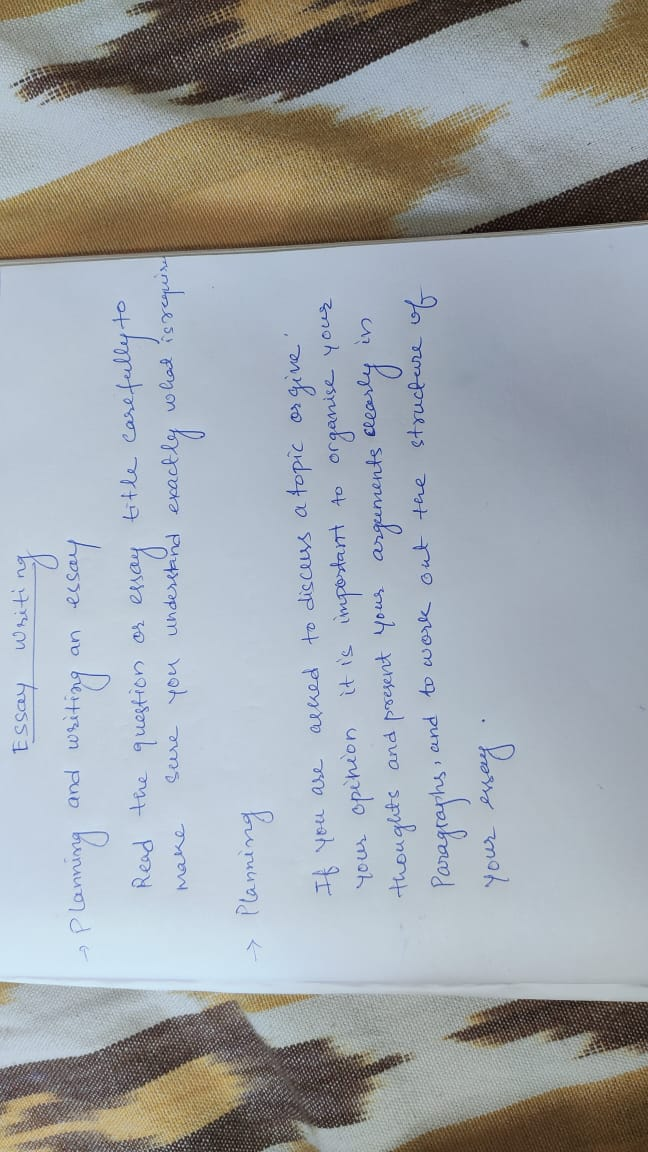
#> input picture OCR project/resource/data set.jpg, 648 x 1152 px
$ jupyter execute --allow-errors 'seen text.ipynb'
#> lines starting #> are read from the running program, lines starting #| are printed output that depends on the picture; after the words box and inside, x2 and y2 are one past the last pixel; in counts of white or black regions, pixels touching at a corner belong together
[cell 1]
import pytesseract

[cell 2]
import cv2

[cell 3]
image =cv2.imread("resource/data set.jpg")
#> image is the input picture: shape (1152, 648, 3); mean B, G, R 168.7, 163.9, 158.7
base=image.copy()

[cell 4]
gray = cv2.cvtColor(image, cv2.COLOR_BGR2GRAY)
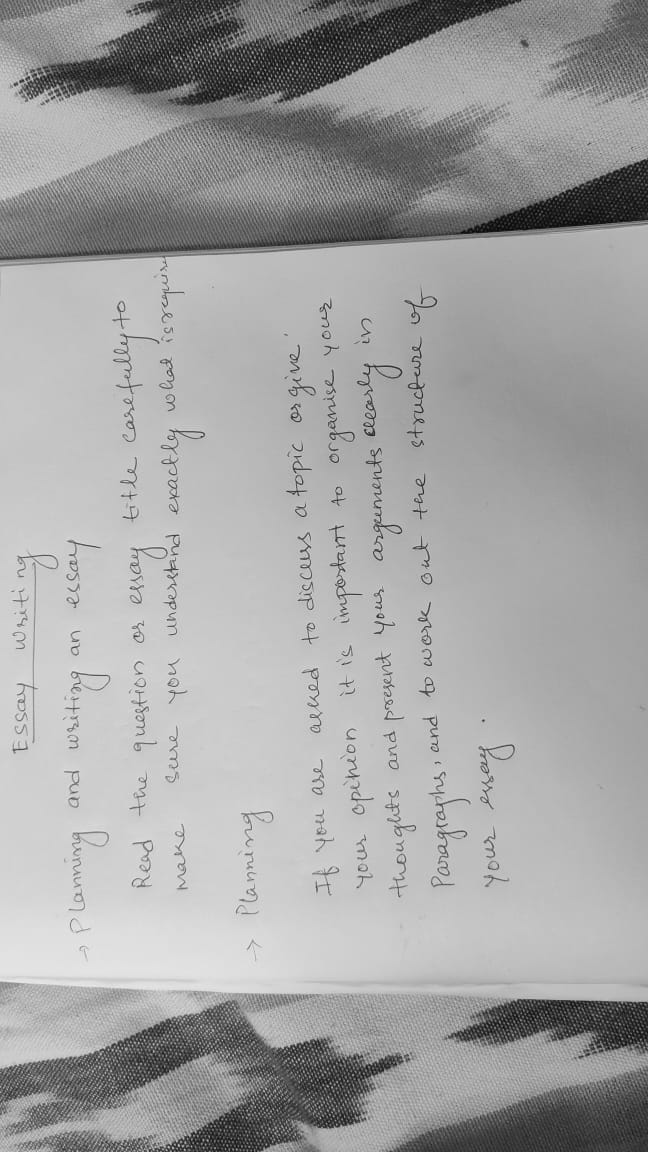
#> gray: shape (1152, 648); min 2, max 244, mean 162.9
blur = cv2.GaussianBlur(gray, (7, 7), 0)
thresh = cv2.threshold(blur, 0, 255, cv2.THRESH_BINARY_INV + cv2.THRESH_OTSU)[1]
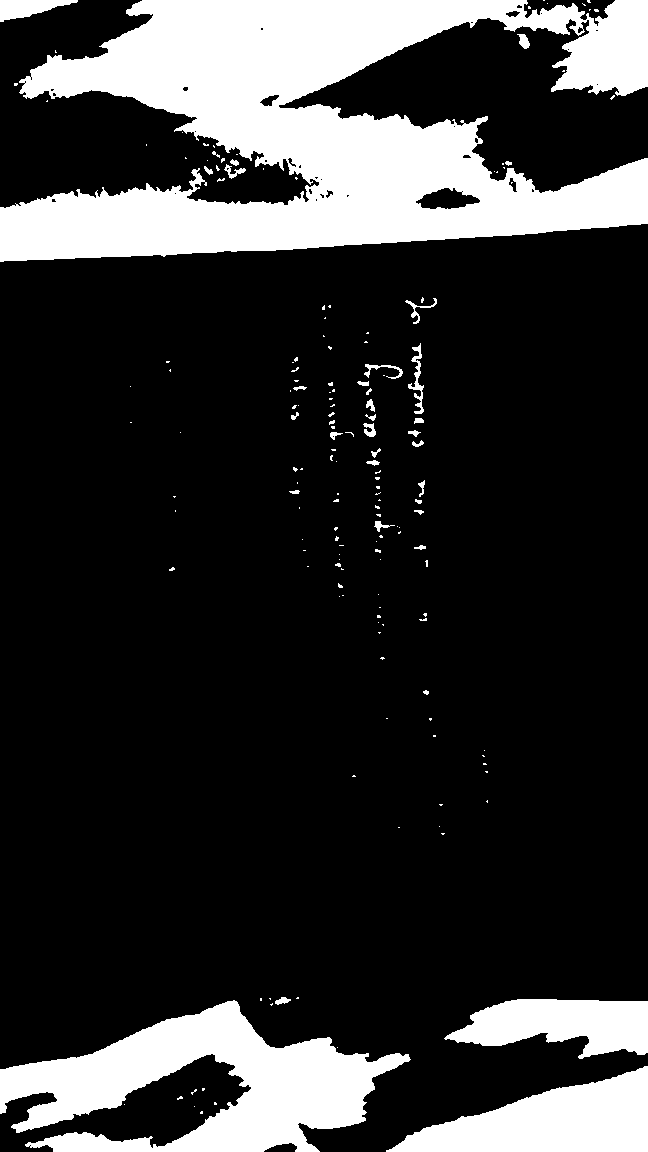
#> thresh: shape (1152, 648); 19.9% white; 168 white regions (133 under 20 px), largest, box (x1, y1, x2, y2) and area: (0, 0, 648, 262) 94339, (0, 1000, 411, 1152) 29868, (386, 1066, 648, 1152) 12794

[cell 5]
kernal = cv2.getStructuringElement( cv2.MORPH_RECT, (3, 50))

dilate=cv2.dilate(thresh, kernal, iterations=1)
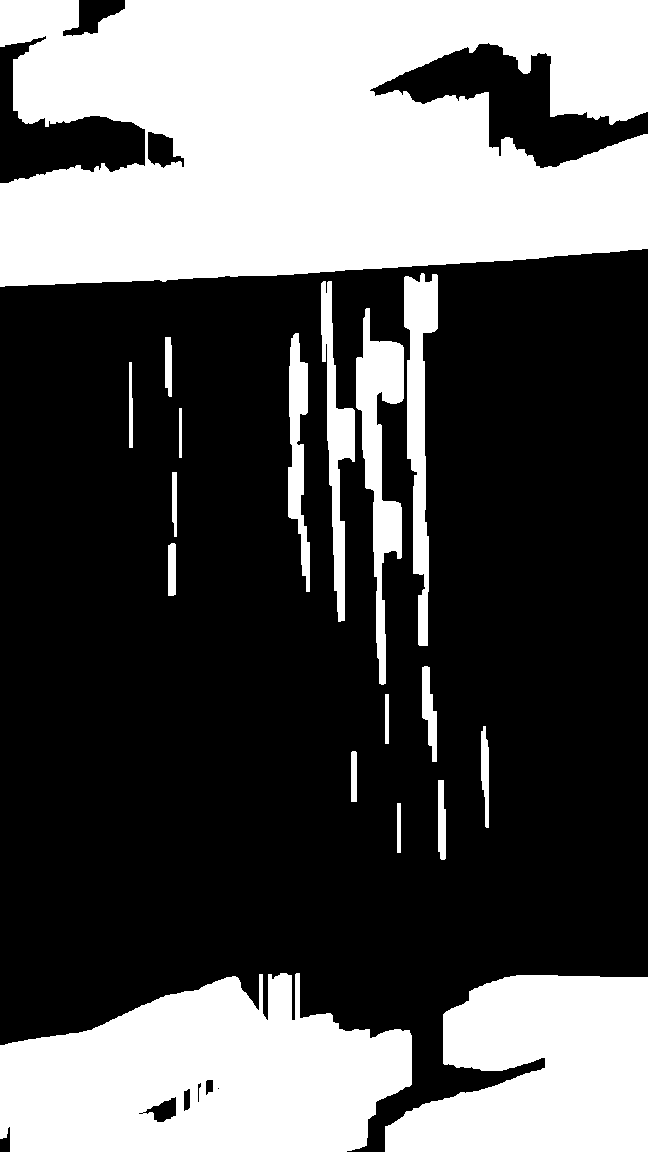
#> dilate: shape (1152, 648); 35.7% white; 18 white regions

[cell 6]
cv2.imwrite("temp/sample_dilated.png", dilate)
#> Out = True

[cell 7]
cnts=cv2.findContours (dilate, cv2.RETR_EXTERNAL, cv2.CHAIN_APPROX_SIMPLE)
#> cnts = 18 contours; largest, box (x1, y1, x2, y2) and area: (0, 0, 648, 287) 151284, (0, 973, 412, 1152) 53918, (385, 975, 648, 1152) 35102, (356, 308, 404, 685) 6756, (404, 273, 438, 646) 5792
cnts= cnts[0] if len(cnts) == 2 else cnts[1]
cnts = sorted (cnts, key=lambda x: cv2.boundingRect(x)[1])

$ run again, with OCR project/resource/3text.jpg copied over OCR project/resource/data set.jpg
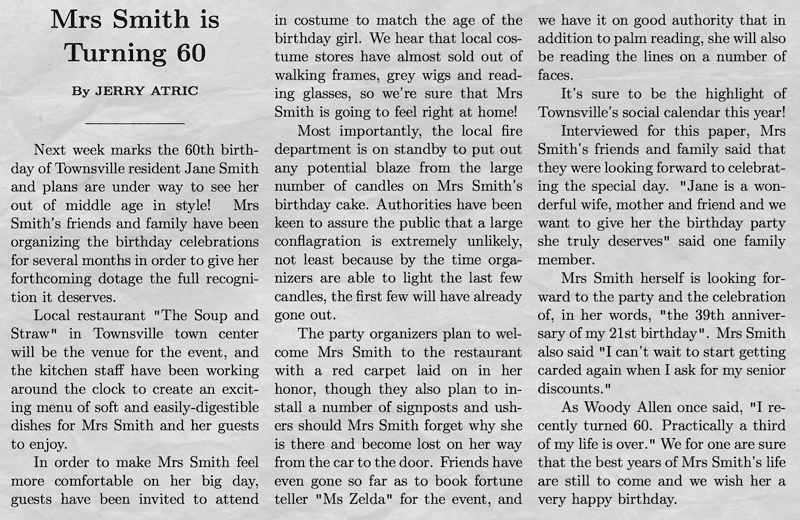
#> input picture OCR project/resource/3text.jpg, 800 x 520 px
#> image is the input picture: shape (520, 800, 3); mean B, G, R 192.7, 192.7, 192.9
#> `thresh = cv2.threshold(blur, 0, 255, cv2.THRESH_BINARY_INV + cv2.THRES..`:
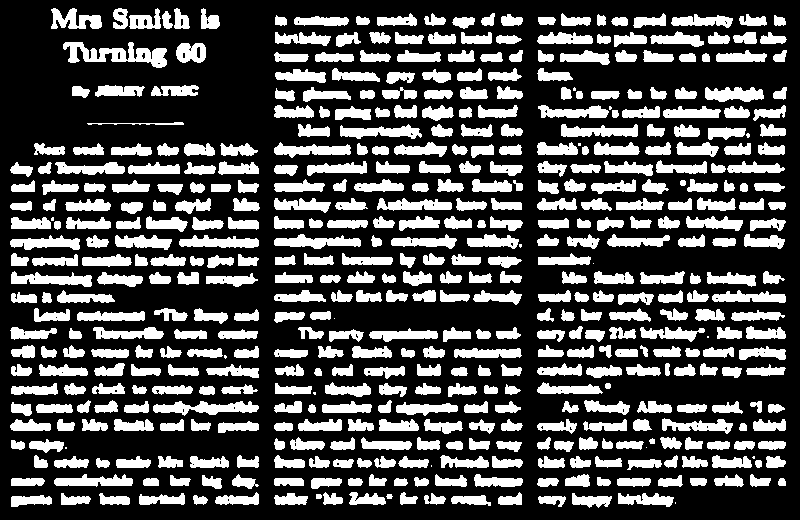
#> thresh: shape (520, 800); 30.4% white; 507 white regions (16 under 20 px), largest, box (x1, y1, x2, y2) and area: (63, 42, 167, 68) 1285, (153, 401, 259, 416) 894, (274, 234, 361, 249) 748
#> `dilate=cv2.dilate(thresh, kernal, iterations=1)`:
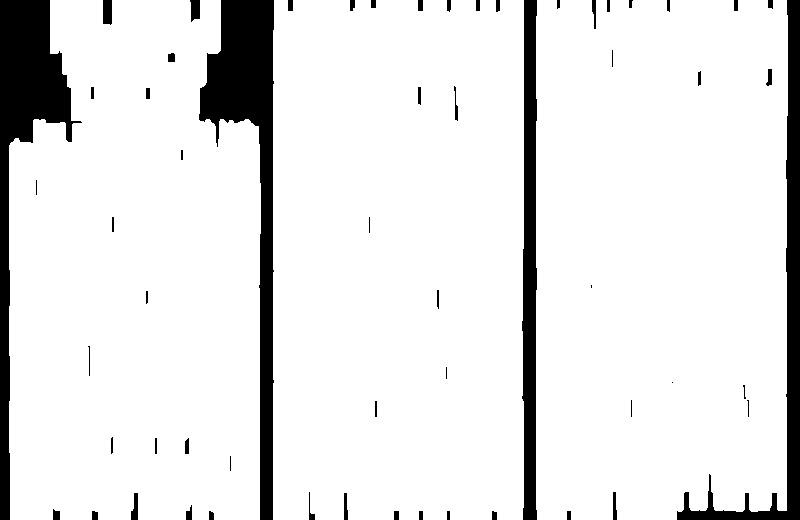
#> dilate: shape (520, 800); 90% white; 59 black regions (10 under 20 px)
#> Out = True
#> cnts = 3 contours; box (x1, y1, x2, y2) and area: (273, 0, 524, 520) 128753, (536, 0, 788, 520) 127738, (9, 0, 261, 520) 115896
